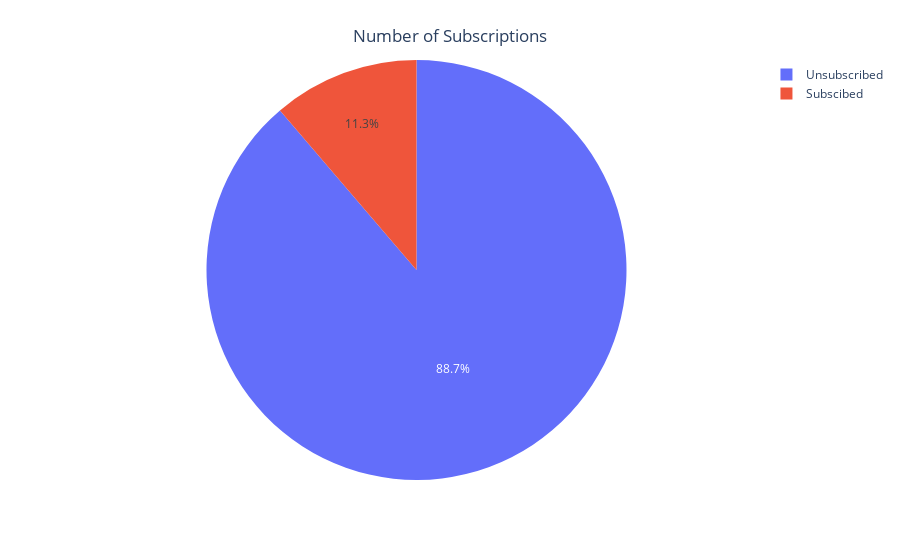

The cell this chart's notebook holds for it:
### Code cell
total=len(df_cleaned)
subscribed=len(df_cleaned[df_cleaned['y']=='yes'])
# Create pie chart based on client subscription
pie_data = {'labels': ['Subscibed', 'Unsubscribed'], 
            'values': [subscribed,(total-subscribed)]}

fig = px.pie(pie_data, values='values', names='labels')
fig.update_layout(
    title={
        'text': 'Number of Subscriptions',
        'x': 0.5,  # Set the x position to the center
        'xanchor': 'center',  # Anchor the title to the center
        'yanchor': 'top'  # Anchor the title to the top
    }
)

fig.show()

### Figure 1 — Plotly figure (JSON) as saved in the notebook; plotly's stock layout.template omitted (floating-point values rounded to 4 significant figures)
{"data": [{"domain": {"x": [0, 1], "y": [0, 1]}, "hovertemplate": "labels=%{label}<br>value=%{value}<extra></extra>", "labels": ["Subscibed", "Unsubscribed"], "legendgroup": "", "name": "", "showlegend": true, "type": "pie", "values": [4640, 36548]}], "layout": {"autosize": true, "legend": {"tracegroupgap": 0}, "margin": {"t": 60}, "title": {"text": "Number of Subscriptions", "x": 0.5, "xanchor": "center", "yanchor": "top"}}}
